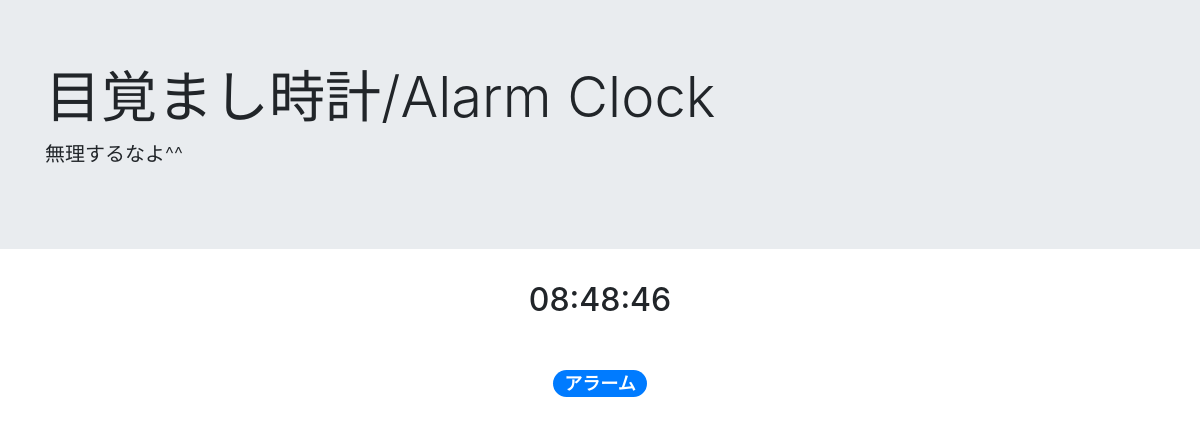
/waiting/, run on an earlier commit of the app's database.
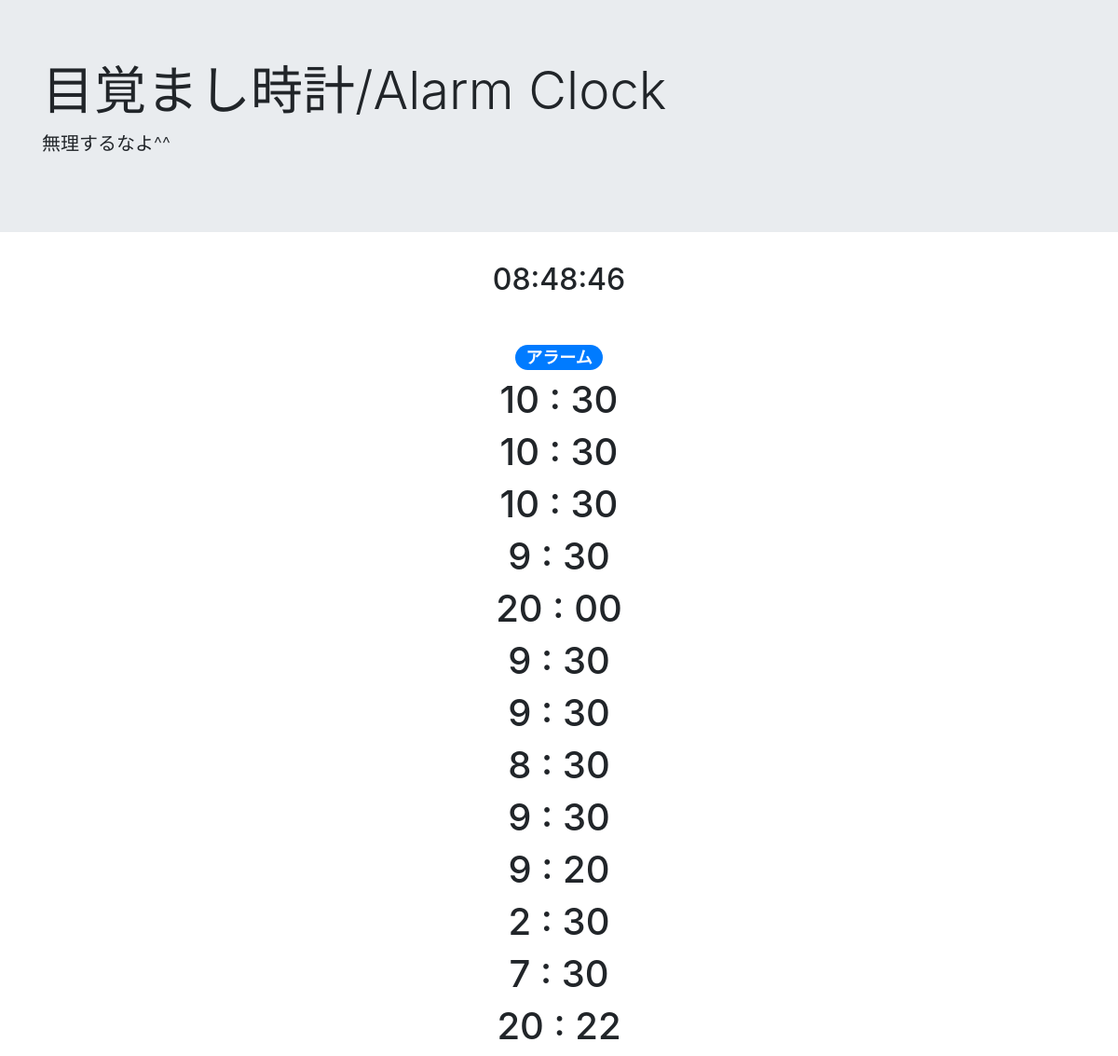
And on a later commit of the database.
### alarmclock/models.py (models this page shows)
class TimeModel(models.Model):
    hour = models.CharField(max_length=10)
    minute = models.CharField(max_length=10)

### alarmclock/views.py (the view)
# urls.py: path('waiting/', WaitingPage.as_view(), name='waiting'),
class WaitingPage(ListView):
    template_name = 'waiting.html'
    model = TimeModel

### templates/waiting.html (shortened to what this page needs)
{% extends 'base.html' %}
{% block content %}
<div class="pt-5">
    <div class="text-center">
        <h4><span class="badge badge-pill badge-primary">アラーム</span></h4>
        {% for item in object_list %}
            <h1>
                {{item.hour}}
                :
                {{item.minute}}
            </h1>
        {% endfor %}
    </div>
</div>
{% endblock %}

### templates/base.html (shortened to what this page needs)
<!doctype html>
<html lang="en">
  <head>
    <link rel="stylesheet" href="https://stackpath.bootstrapcdn.com/bootstrap/4.5.0/css/bootstrap.min.css">
  </head>
  <body>
    <div class="jumbotron jumbotron-fluid">
      <div class="container">
        <h1 class="display-4">目覚まし時計/Alarm Clock</h1>
        <p class="lead">無理するなよ^^</p>
      </div>
    </div>
    <div class="text-center">
      <h2 id="Clock1" style="display: inline"></h2>
    </div>
    {% block content %}
    {% endblock content %}
  </body>
</html>

What changed in the data, as far as the page shows it:
added TimeModel: hour "10", minute "30"
added TimeModel: hour "10", minute "30"
added TimeModel: hour "10", minute "30"
added TimeModel: hour "9", minute "30"
added TimeModel: hour "20", minute "00"
added TimeModel: hour "9", minute "30"
added TimeModel: hour "9", minute "30"
added TimeModel: hour "8", minute "30"
added TimeModel: hour "9", minute "30"
added TimeModel: hour "9", minute "20"
added TimeModel: hour "2", minute "30"
added TimeModel: hour "7", minute "30"
added TimeModel: hour "20", minute "22"
